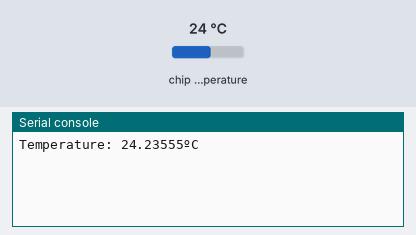
Simulated run of this program. Board: Raspberry Pi Pico running MicroPython. Shown: the last lines printed to the serial console. Inputs (shaded band) come from the test bench; at power-on: chip temperature 24 °C.

Above: at 1.2 s.
1.3 s: chip temperature set to 1 °C
At 3.4 s:
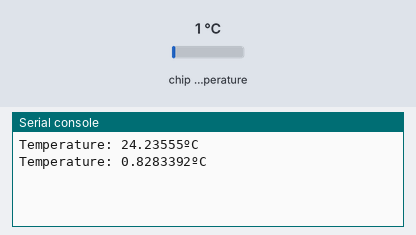
4.0 s: chip temperature set to 11 °C
At 4.9 s:
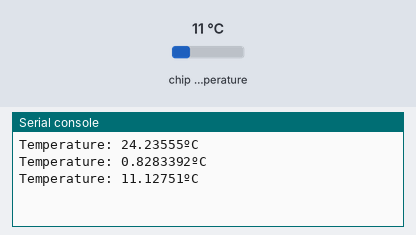
Timing chart, 0 to 7.0 s (numbered marks = the images above; inputs shaded):
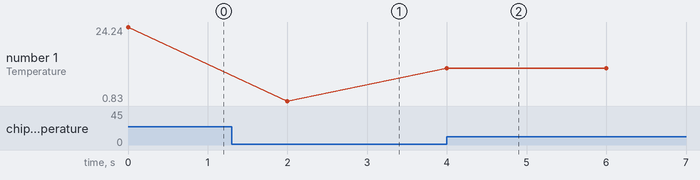

The program:

read_temp.py
```python
import machine
import utime
"""
Read the Pico internal temperature sensor
Print data to stdout
"""

# Identify the sensor
temp_sensor = machine.ADC(4)    # machine.ADC_CORE_TEMP)

CONVERSION_FACTOR = 3.3 / 65535

def read_temperature(sensor: ADC) -> float:
    reading = sensor.read_u16() * CONVERSION_FACTOR
    temperature = 27 - (reading - 0.706) / 0.001721
    return temperature


keep_looping = True
while keep_looping:
    try:
        temperature = read_temperature(temp_sensor)
        print("Temperature: {}\272C".format(temperature))
        utime.sleep(2)
    except KeyboardInterrupt:
        keep_looping = False
        print("Exiting at user's request")
        break     # Theorically useless

print("Done")
```

Measured:
- after the input at 1.3 s, the serial console: prints a new line after 0.70 s (image 1)
- after the input at 4.0 s, the serial console: prints a new line at once (image 2)
- plotted number 1: 24.24 → 0.83 after the input at 1.3 s, 0.83 → 11.13 after the input at 4.0 s
